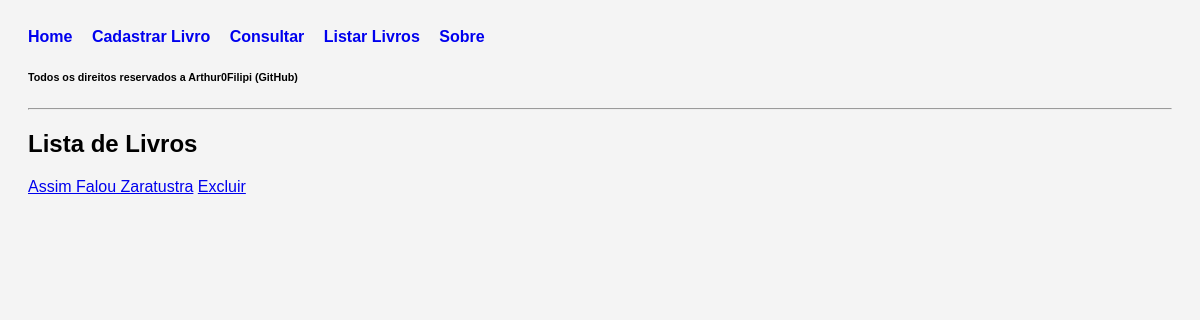
Page /listar/ on the earlier database version.
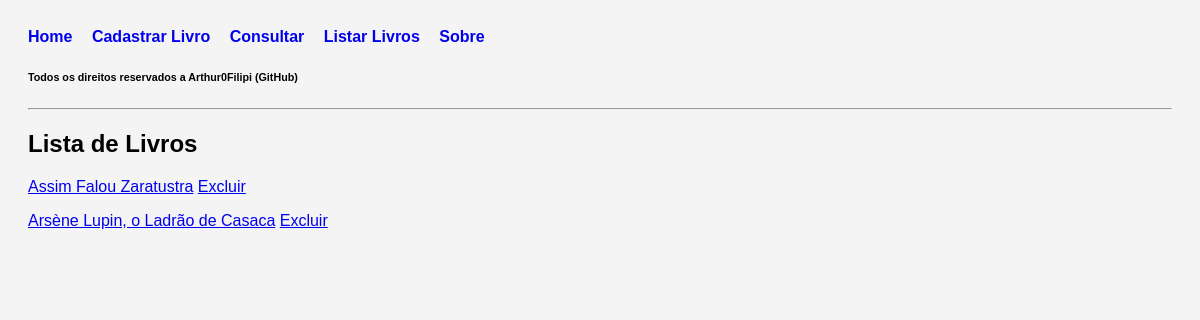
Same page on the later database version.
### home/models.py (models this page shows, shortened)
class Livro(models.Model):
    titulo = models.CharField(max_length=100)
    autor = models.CharField(max_length=100)
    editora = models.CharField(max_length=100)
    ano = models.IntegerField()
    paginas = models.IntegerField()
    categoria = models.CharField(max_length=50)
    isbn = models.CharField(max_length=20)
    idioma = models.CharField(max_length=30)
    descricao = models.TextField()
    cadastrado_por = models.CharField(max_length=100)

### home/views.py (the view)
# urls.py: path('listar/', views.listar, name='listar'),
def listar(request):
    livros = Livro.objects.all()
    return render(request, 'listar.html', {'livros': livros})

### home/templates/listar.html
{% extends 'base.html' %}
{% block content %}
<h2>Lista de Livros</h2>
{% for livro in livros %}
<p>
<a href="/detalhe/{{livro.id}}">{{livro.titulo}}</a>
<a href="/excluir/{{livro.id}}">Excluir</a>
</p>
{% endfor %}
{% endblock %}

### home/templates/base.html (shortened to what this page needs)
<!DOCTYPE html>
<html>
<head>
    <link rel="stylesheet" href="/static/css/estilo.css">
</head>
<body>
<nav>
<a href="/">Home</a>
<a href="/cadastrar/">Cadastrar Livro</a>
<a href="/consulta/">Consultar</a>
<a href="/listar/">Listar Livros</a>
<a href="/sobre/">Sobre</a>
</nav>
<h6>Todos os direitos reservados a Arthur0Filipi (GitHub)</h6>
<hr>
{% block content %}
{% endblock %}
</body>
</html>

### home/static/css/estilo.css (style rules this page uses)
body { font-family: Arial; background:#f4f4f4; padding:20px; }
nav a { margin-right:15px; text-decoration:none; font-weight:bold; }

Differences in the rows shown:
added Livro: titulo "Arsène Lupin, o Ladrão de Casaca"
